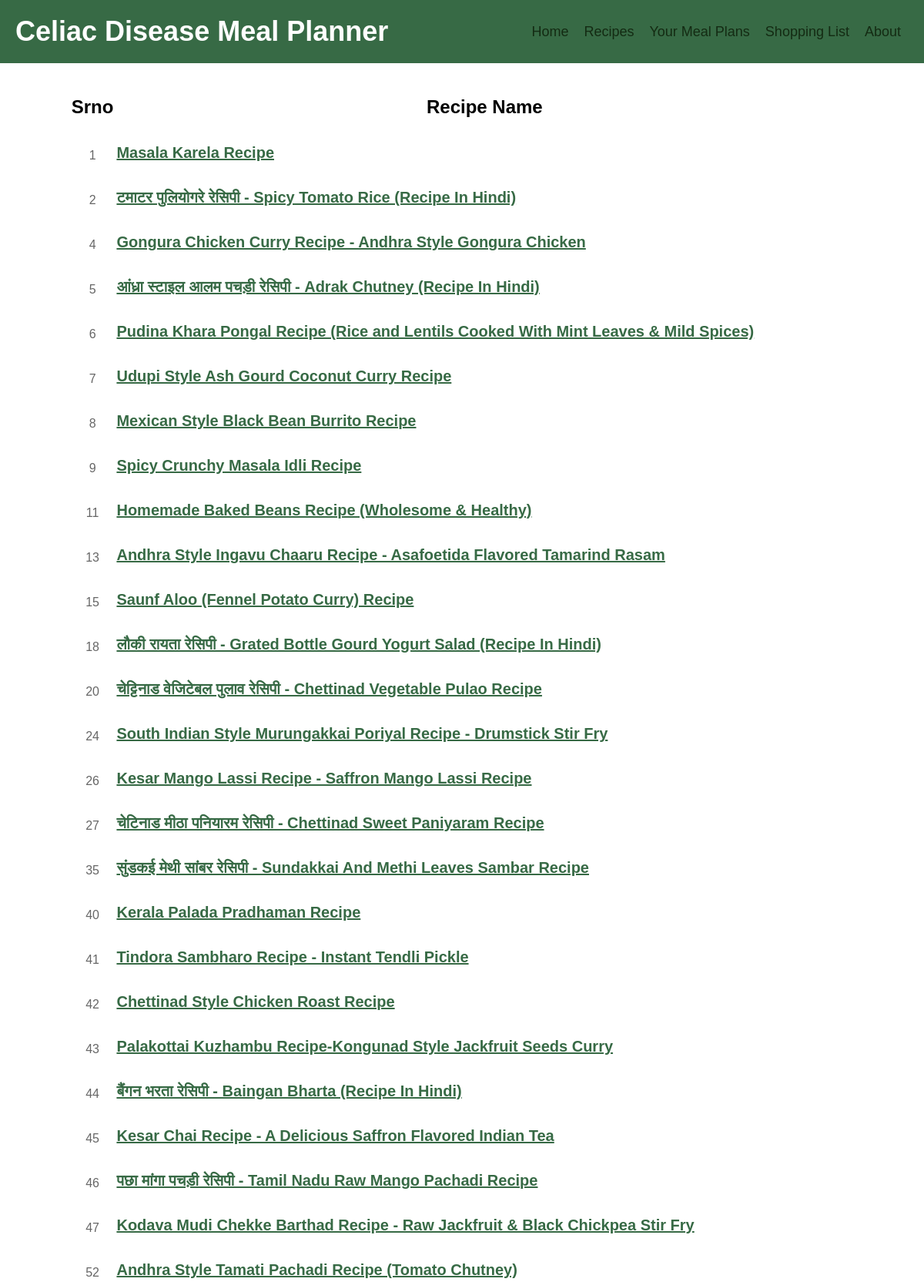
Screenshot of /browse (upper part) with the database file from the repository.
### web-app/app.py (models this page shows)
class Recipes(db.Model):
    __tablename__ = 'Recipes'
    Metano = db.Column(db.Integer)
    Srno = db.Column(db.Integer, primary_key=True)
    RecipeName = db.Column(db.String)
    TranslatedRecipeName = db.Column(db.String)
    Ingredients = db.Column(db.String)
    TranslatedIngredients = db.Column(db.String)
    PrepTimeInMins = db.Column(db.Integer)
    CookTimeInMins = db.Column(db.Integer)
    TotalTimeInMins = db.Column(db.Integer)
    Servings = db.Column(db.Integer)
    Cuisine = db.Column(db.String)
    Course = db.Column(db.String)
    Diet = db.Column(db.String)
    Instructions = db.Column(db.String)
    TranslatedInstructions = db.Column(db.String)
    URL = db.Column(db.String)
    uri = db.Column(db.String)
    yield_ = db.Column(db.Float)  # 'yield' is a reserved keyword in Python
    calories = db.Column(db.Float)
    totalCO2Emissions = db.Column(db.Float)
    co2EmissionsClass = db.Column(db.String)
    totalWeight = db.Column(db.Float)
    dietLabels = db.Column(db.String)
    healthLabels = db.Column(db.String)
    cautions = db.Column(db.String)
    cuisineType = db.Column(db.String)
    mealType = db.Column(db.String)
    dishType = db.Column(db.String)
    ENERC_KCAL = db.Column(db.Float)
    ENERC_KCAL_perc = db.Column(db.Float)
    FAT = db.Column(db.Float)
    FAT_perc = db.Column(db.Float)
    FASAT = db.Column(db.Float)
    FASAT_perc = db.Column(db.Float)
    PROCNT = db.Column(db.Float)
    PROCNT_perc = db.Column(db.Float)
    CHOLE = db.Column(db.Float)
    CHOLE_perc = db.Column(db.Float)
    CHOCDF = db.Column(db.Float)
    CHOCDF_perc = db.Column(db.Float)
    FIBTG = db.Column(db.Float)
    FIBTG_perc = db.Column(db.Float)
    FATRN = db.Column(db.Float)
    FAMS = db.Column(db.Float)
    FAPU = db.Column(db.Float)
    SUGAR = db.Column(db.Float)
    CHOCDF_net = db.Column(db.Float)
    NA = db.Column(db.Float)
    NA_perc = db.Column(db.Float)
    CA = db.Column(db.Float)
    CA_perc = db.Column(db.Float)
    FE = db.Column(db.Float)
    FE_perc = db.Column(db.Float)
    ZN = db.Column(db.Float)
    ZN_perc = db.Column(db.Float)
    VITC = db.Column(db.Float)
    VITC_perc = db.Column(db.Float)
    THIA = db.Column(db.Float)
    THIA_perc = db.Column(db.Float)
    NIA = db.Column(db.Float)
    NIA_perc = db.Column(db.Float)
    VITB6A = db.Column(db.Float)
    VITB6A_perc = db.Column(db.Float)
    MG = db.Column(db.Float)
    MG_perc = db.Column(db.Float)
    K = db.Column(db.Float)
    K_perc = db.Column(db.Float)
    P = db.Column(db.Float)
    P_perc = db.Column(db.Float)
    VITA_RAE = db.Column(db.Float)
    VITA_RAE_perc = db.Column(db.Float)
    RIBF = db.Column(db.Float)
    RIBF_perc = db.Column(db.Float)
    FOLDFE = db.Column(db.Float)
    FOLDFE_perc = db.Column(db.Float)
    VITB12 = db.Column(db.Float)
    VITB12_perc = db.Column(db.Float)
    VITD = db.Column(db.Float)
    VITD_perc = db.Column(db.Float)
    TOCPHA = db.Column(db.Float)
    TOCPHA_perc = db.Column(db.Float)
    VITK1 = db.Column(db.Float)
    VITK1_perc = db.Column(db.Float)
    WATER = db.Column(db.Float)
    FOLFD = db.Column(db.Float)
    FOLAC = db.Column(db.Float)

### web-app/app.py (the view)
@app.route('/browse')
def browse():
    recipes = Recipes.query.with_entities(Recipes.Srno, Recipes.RecipeName).all()
    return render_template('browse.html', recipes=recipes)

### web-app/templates/browse.html (shortened to what this page needs)
<!DOCTYPE html>
<html lang="en">
<head>
</head>
<body>
    <header>
        <h1>Celiac Disease Meal Planner</h1>
        <nav>
            <ul>
                <li><a href="/">Home</a></li>
                <li><a href="#">Recipes</a></li>
                <li><a href="#">Your Meal Plans</a></li>
                <li><a href="#">Shopping List</a></li>
                <li><a href="#">About</a></li>
            </ul>
        </nav>
    </header>
    <main>
        <section>
            <table>
                <tr>
                    <td><h2>Srno</h2></td>
                    <td><h2>Recipe Name</h2></td>
                </tr>
                {% for record in recipes %}
                <tr>
                    <td><p>{{ record[0] }}</p></td>
                    <td><h3><a
                        href="/recipe-details/{{ record[0] }}">{{ record[1] }}</a></h3></td>
                </tr>
                {% endfor %}
            </table>
        </section>
    </main>
</body>
</html>

### web-app/templates/browse.html (style rules this page uses)
body { font-family: Arial, sans-serif; margin: 0; padding: 0; }
header { background-color: #376a45; color: white; padding: 20px; display: flex; justify-content: space-between; align-items: center; }
h1 { margin: 0; font-size: 36px; color: white; }
nav a { text-decoration: none; color: #142B13; font-size: 18px; border: none; padding: 10px; }
main { padding: 20px; margin-bottom: 30vh; display: flex; flex-direction: column; align-items: center; }
section { margin-bottom: 40px; display: flex; flex-direction: column; }
h2 { font-size: 24px; margin-bottom: 20px; text-align: center; }
ul { list-style: none; margin: 0; padding: 0; display: flex; flex-wrap: wrap; justify-content: center; }
h3 { margin: 0; font-size: 20px; color: #376a45; margin-bottom: 10px; }
p { font-size: 16px; color: #666; margin-bottom: 20px; text-align: center; }
a { color: #376a45; }

### rows the page displays
Recipes: Srno "1", RecipeName "Masala Karela Recipe"
Recipes: Srno "2", RecipeName "टमाटर पुलियोगरे रेसिपी - Spicy Tomato Rice (Recipe In Hindi)"
Recipes: Srno "4", RecipeName "Gongura Chicken Curry Recipe - Andhra Style Gongura Chicken"
Recipes: Srno "5", RecipeName "आंध्रा स्टाइल आलम पचड़ी रेसिपी - Adrak Chutney (Recipe In Hindi)"
Recipes: Srno "6", RecipeName "Pudina Khara Pongal Recipe (Rice and Lentils Cooked With Mint Leaves & Mild Spices)"
Recipes: Srno "7", RecipeName "Udupi Style Ash Gourd Coconut Curry Recipe"
Recipes: Srno "8", RecipeName "Mexican Style Black Bean Burrito Recipe"
Recipes: Srno "9", RecipeName "Spicy Crunchy Masala Idli Recipe"
Recipes: Srno "11", RecipeName "Homemade Baked Beans Recipe (Wholesome & Healthy)"
Recipes: Srno "13", RecipeName "Andhra Style Ingavu Chaaru Recipe - Asafoetida Flavored Tamarind Rasam"
Recipes: Srno "15", RecipeName "Saunf Aloo (Fennel Potato Curry) Recipe"
Recipes: Srno "18", RecipeName "लौकी रायता रेसिपी - Grated Bottle Gourd Yogurt Salad (Recipe In Hindi)"
Recipes: Srno "20", RecipeName "चेट्टिनाड वेजिटेबल पुलाव रेसिपी - Chettinad Vegetable Pulao Recipe"
Recipes: Srno "24", RecipeName "South Indian Style Murungakkai Poriyal Recipe - Drumstick Stir Fry"
Recipes: Srno "26", RecipeName "Kesar Mango Lassi Recipe - Saffron Mango Lassi Recipe"
Recipes: Srno "27", RecipeName "चेटिनाड मीठा पनियारम रेसिपी - Chettinad Sweet Paniyaram Recipe"
Recipes: Srno "35", RecipeName "सुंडकई मेथी सांबर रेसिपी - Sundakkai And Methi Leaves Sambar Recipe"
Recipes: Srno "40", RecipeName "Kerala Palada Pradhaman Recipe"
Recipes: Srno "41", RecipeName "Tindora Sambharo Recipe - Instant Tendli Pickle"
Recipes: Srno "42", RecipeName "Chettinad Style Chicken Roast Recipe"
Recipes: Srno "43", RecipeName "Palakottai Kuzhambu Recipe-Kongunad Style Jackfruit Seeds Curry"
Recipes: Srno "44", RecipeName "बैंगन भरता रेसिपी - Baingan Bharta (Recipe In Hindi)"
Recipes: Srno "45", RecipeName "Kesar Chai Recipe - A Delicious Saffron Flavored Indian Tea"
Recipes: Srno "46", RecipeName "पछा मांगा पचड़ी रेसिपी - Tamil Nadu Raw Mango Pachadi Recipe"
Recipes: Srno "47", RecipeName "Kodava Mudi Chekke Barthad Recipe - Raw Jackfruit & Black Chickpea Stir Fry"
Recipes: Srno "52", RecipeName "Andhra Style Tamati Pachadi Recipe (Tomato Chutney)"
